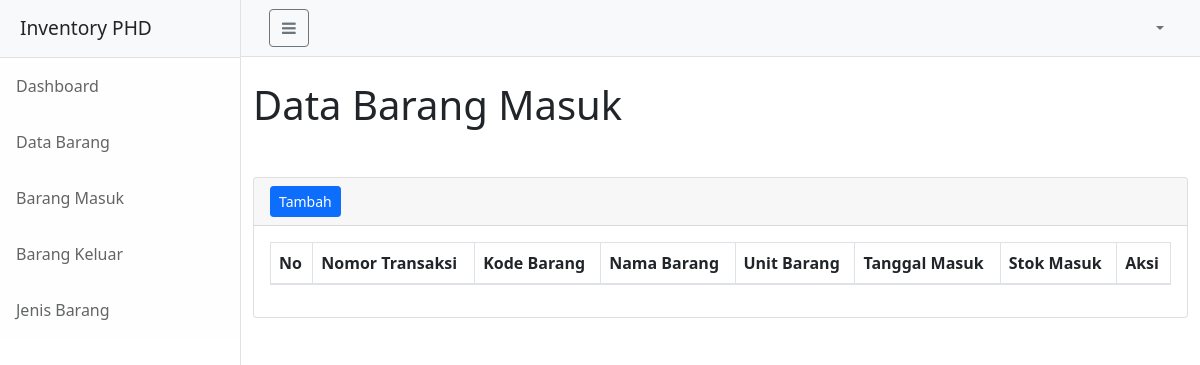
Before: /admin/barang_masuk/index.php (signed in) with the older database file.
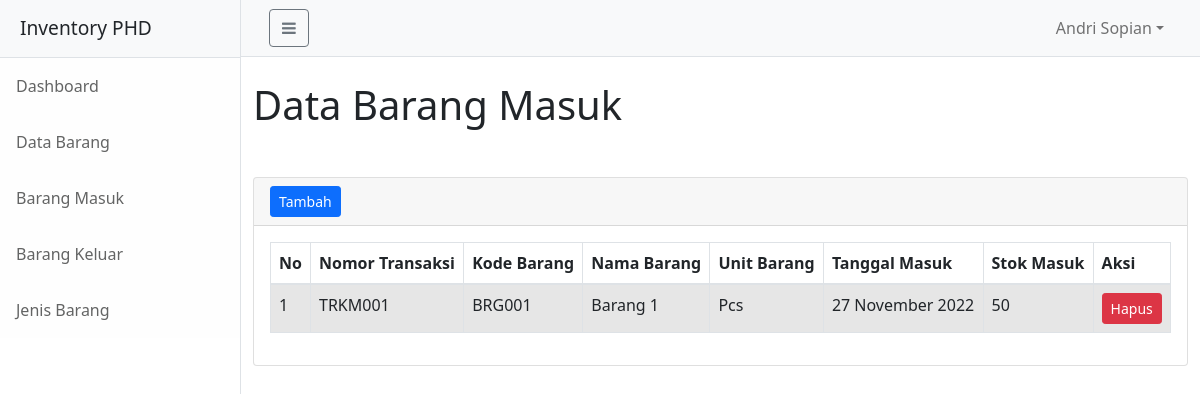
After: the same page with the newer database file.
### tables this page shows
CREATE TABLE `barang_masuk` (
  `id_brg_masuk` int(11) NOT NULL,
  `id_barang` int(11) NOT NULL,
  `nomor_transaksi_masuk` varchar(255) NOT NULL,
  `tgl_brg_masuk` datetime NOT NULL,
  `stok_brg_masuk` double NOT NULL
);

CREATE TABLE `barang` (
  `id_barang` int(11) NOT NULL,
  `id_jenis` int(11) NOT NULL,
  `kode_barang` varchar(50) NOT NULL,
  `nama_barang` varchar(255) NOT NULL,
  `unit_barang` varchar(50) NOT NULL,
  `harga_barang` double NOT NULL,
  `stok_barang` varchar(255) NOT NULL,
  `created_at` timestamp NOT NULL DEFAULT current_timestamp() ON UPDATE current_timestamp(),
  `updated_at` timestamp NOT NULL DEFAULT current_timestamp()
);

### admin/barang_masuk/index.php (the view, shortened to what this page needs)
<?php
include "../../config.php";
?>
<!DOCTYPE html>
<html lang="en">
    <head>
        <link rel="stylesheet" href="https://cdn.jsdelivr.net/npm/bootstrap@4.3.1/dist/css/bootstrap.min.css">
        <link rel="stylesheet" href="https://cdn.datatables.net/1.13.1/css/dataTables.bootstrap4.min.css">
        <link rel="stylesheet" href="https://cdnjs.cloudflare.com/ajax/libs/font-awesome/4.7.0/css/font-awesome.min.css" />
        <link rel="stylesheet" href="../../assets/custom2.css">
    </head>
    <body>
        <div class="d-flex" id="wrapper">
            <?php include('../../layouts/sidebar.php'); ?>
            <div id="page-content-wrapper">
                <?php include('../../layouts/navbar.php'); ?>
                <div class="container-fluid">
                    <h1 class="mt-4">Data Barang Masuk</h1>
                    <div class="mt-5">
                        <div class="card">
                            <div class="card-header">
                                <a href="#!" class="btn btn-sm btn-primary" data-bs-toggle="modal" data-bs-target="#exampleModalTambah">
                                    Tambah
                                </a>
                            </div>
                            <div class="card-body">
                                <table id="example" class="table table-striped table-bordered" style="width:100%">
                                    <thead>
                                        <tr>
                                            <th>No</th>
                                            <th>Nomor Transaksi</th>
                                            <th>Kode Barang</th>
                                            <th>Nama Barang</th>
                                            <th>Unit Barang</th>
                                            <th>Tanggal Masuk</th>
                                            <th>Stok Masuk</th>
                                            <th>Aksi</th>
                                        </tr>
                                    </thead>
                                    <tbody>
                                        <?php
                                            $query = mysqli_query($db, "SELECT * FROM barang_masuk bm INNER JOIN barang b ON b.id_barang = bm.id_barang");
                                            $no = 0;
                                            while ($row = mysqli_fetch_array($query)) {
                                                $no++;
                                        ?>
                                        <tr>
                                            <td><?php echo $no; ?></td>
                                            <td><?php echo $row['nomor_transaksi_masuk']; ?></td>
                                            <td><?php echo $row['kode_barang']; ?></td>
                                            <td><?php echo $row['nama_barang']; ?></td>
                                            <td><?php echo $row['unit_barang']; ?></td>
                                            <td><?php echo date('d F Y', strtotime($row['tgl_brg_masuk'])); ?></td>
                                            <td><?php echo $row['stok_brg_masuk']; ?></td>
                                            <td>
                                                <a href="#!" class="btn btn-sm btn-danger" data-bs-toggle="modal" data-bs-target="#exampleModalHapus<?php echo $row['id_brg_masuk']; ?>">
                                                    Hapus
                                                </a>
                                            </td>
                                        </tr>
                                        <?php
                                            }
                                        ?>
                                    </tbody>
                                </table>
                            </div>
                        </div>
                    </div>
                </div>
            </div>
        </div>
    </body>
</html>

### layouts/navbar.php (shortened to what this page needs)
<nav class="navbar navbar-expand-lg navbar-light bg-light border-bottom">
    <div class="container-fluid">
        <button class="btn btn-outline-secondary" id="sidebarToggle"><i class="fa fa-bars" aria-hidden="true"></i></button>
            <div class="collapse navbar-collapse" id="navbarSupportedContent">
                <ul class="navbar-nav ms-auto mt-2 mt-lg-0">
                    <li class="nav-item dropdown">
                        <a class="nav-link dropdown-toggle" id="navbarDropdown" href="#" role="button" data-bs-toggle="dropdown" aria-haspopup="true" aria-expanded="false"><?php echo $_SESSION['nama_user']; ?></a>
                    </li>
                </ul>
            </div>
    </div>
</nav>

Changed rows visible on the page:
added barang_masuk: nomor_transaksi_masuk "TRKM001", id_barang.kode_barang "BRG001", id_barang.nama_barang "Barang 1", id_barang.unit_barang "Pcs", tgl_brg_masuk "27 November 2022", stok_brg_masuk "50"
Other visible differences:
$_SESSION['nama_user']: (not shown) → "Andri Sopian"
